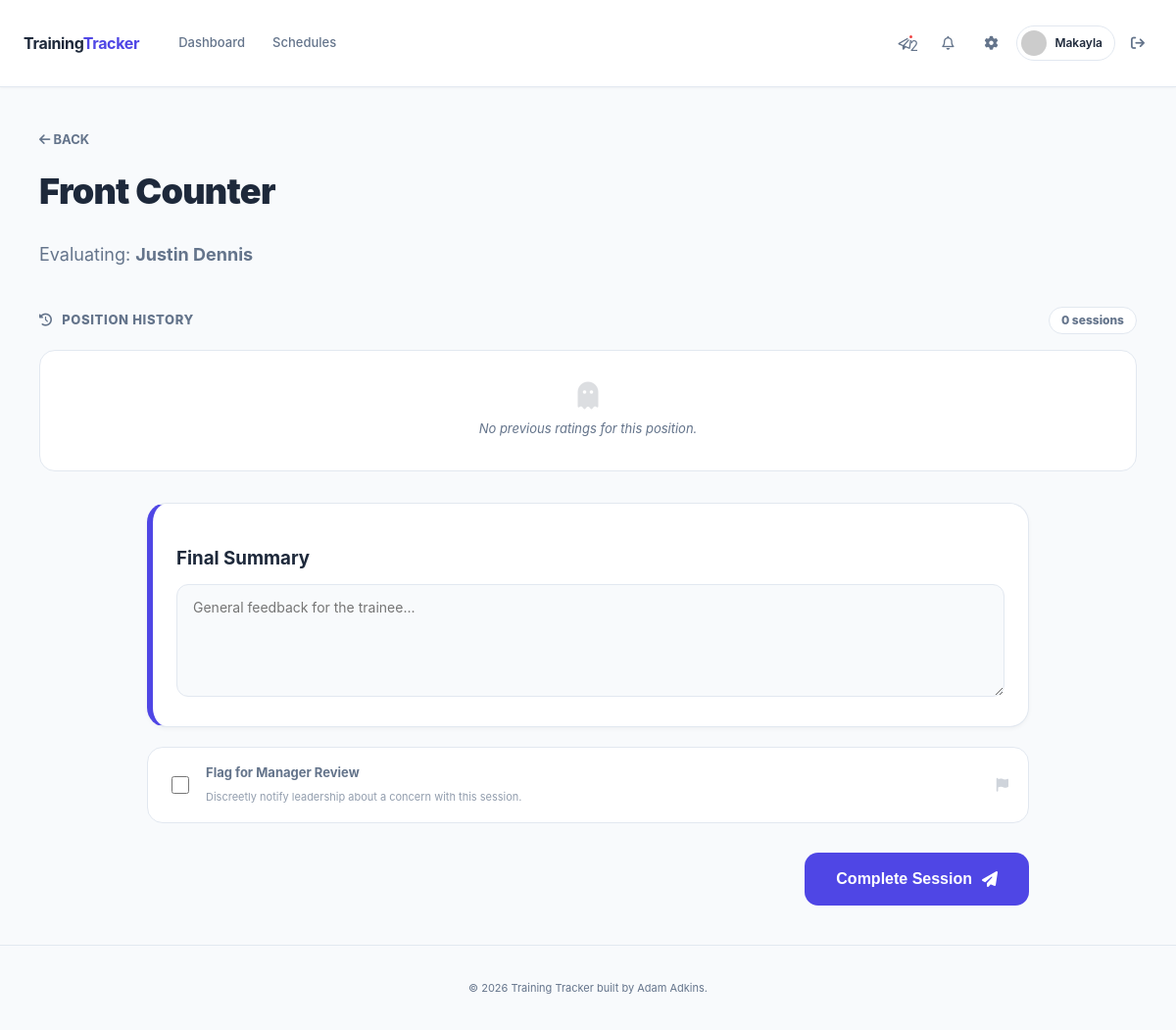
Page /employee/sessions/26 (signed in) on the committed database.
### app/models.py (models this page shows, shortened)
class Employee(db.Model):
    __tablename__ = "employees"
    id = db.Column(db.Integer, primary_key=True)
    first_name = db.Column(db.String(80), nullable=False)
    last_name = db.Column(db.String(80), nullable=False)
    role = db.Column(db.String(20), nullable=False, default="trainee")
    status = db.Column(db.String(20), nullable=False, default="active")
    start_date = db.Column(db.Date, nullable=True)
    location_id = db.Column(db.Integer, db.ForeignKey("locations.id"), nullable=True)
    graduated_at = db.Column(db.DateTime, nullable=True)  # When manager marked trainee as graduated (offboarding)
    current_roadmap_id = db.Column(db.Integer, db.ForeignKey("training_roadmaps.id"), nullable=True)
    created_at = db.Column(db.DateTime, default=lambda: datetime.now(timezone.utc), nullable=False)
    active_roadmap = db.relationship("TrainingRoadmap", foreign_keys=[current_roadmap_id], backref="trainees")
    locations = db.relationship(
        "Location",
        secondary=employee_locations,
        backref=db.backref("roster_employees", lazy="dynamic"),
        lazy="dynamic",
    )
    def avatar(self, size=128):
        email = self.user_account.email.lower().encode('utf-8') if self.user_account else b"none"
        digest = hashlib.md5(email).hexdigest()
        return f'https://www.gravatar.com/avatar/{digest}?d=identicon&s={size}'

class Position(db.Model):
    __tablename__ = "positions"
    id = db.Column(db.Integer, primary_key=True)
    name = db.Column(db.String(120), unique=True, nullable=False)
    active = db.Column(db.Boolean, default=True, nullable=False)
    location_id = db.Column(db.Integer, db.ForeignKey("locations.id"), nullable=True)
    created_at = db.Column(db.DateTime, default=lambda: datetime.now(timezone.utc), nullable=False)
    descriptors = db.relationship("PositionDescriptor", backref="position", cascade="all, delete-orphan")
    location = db.relationship("Location", backref="positions")

### app/routes/employee.py (the view, shortened to what this page needs)
@employee_bp.route('/sessions/<int:session_id>')
@login_required
def session_rating(session_id):
    session = TrainingSession.query.get_or_404(session_id)
    if current_user.role != 'manager' and session.is_locked:
        flash("Assignment details are hidden until the session starts.", "info")
        return redirect(url_for('employee.weekly_schedule', schedule_id=session.schedule_id))
    is_trainee = (current_user.employee_id == session.trainee_employee_id)
    if session.is_future and not is_trainee and current_user.role != 'manager':
        flash("You cannot open this session until the scheduled start time.", "warning")
        return redirect(url_for('employee.weekly_schedule', schedule_id=session.schedule_id))
    is_staff = current_user.role in ['trainer', 'manager']
    is_involved = (current_user.employee_id == session.trainee_employee_id) or \
                  (current_user.employee_id == session.trainer_employee_id)
    if not (is_staff or is_involved):
        abort(403)
    descriptors = PositionDescriptor.query.filter_by(position_id=session.position_id, active=True).all()
    history = TrainingSession.query.filter_by(
        trainee_employee_id=session.trainee_employee_id,
        position_id=session.position_id
    ).filter(TrainingSession.completed_at.isnot(None)).order_by(TrainingSession.completed_at.desc()).all()
    system_settings = SystemSettings.query.first()
    default_scale = system_settings.default_rating_scale if system_settings is not None else 5
    if default_scale not in (0, 5, 10):
        default_scale = 5
    current_scale_max = 10 if default_scale == 0 else default_scale
    rating_style = "legacy" if default_scale == 0 else "numeric"
    scale_max = getattr(session, "rating_scale_used", None) or current_scale_max
    require_signoff = getattr(system_settings, 'require_digital_signoff', False) if system_settings else False
    require_notes = getattr(system_settings, 'require_completion_notes', False) if system_settings else False
    return render_template(
        "session_rating.html",
        session=session, descriptors=descriptors, history=history,
        scale_max=current_scale_max, rating_style=rating_style,
        require_notes=require_notes
    )

### app/templates/session_rating.html (shortened to what this page needs)
{% extends "base.html" %}
{% block content %}
<div class="rating-wrapper">
    <div class="header-section" style="margin-bottom: 40px; max-width: 1400px; margin-left: auto; margin-right: auto;">
        <a href="javascript:history.back()" style="color: var(--text-muted); text-decoration: none; font-weight: 700; font-size: 13px;">
            <i class="fa-solid fa-arrow-left"></i> BACK
        </a>
        <h1 style="font-size: 36px; font-weight: 900; margin-top: 15px; color: var(--text-main); letter-spacing: -0.02em;">{{ session.position.name }}</h1>
        <p style="color: var(--text-muted); font-size: 18px;">Evaluating: <b>{{ session.trainee.first_name }} {{ session.trainee.last_name }}</b></p>
    </div>
    <div class="history-strip">
        <div class="history-strip-header">
            <h3><i class="fa-solid fa-clock-rotate-left" style="margin-right: 6px;"></i> Position History</h3>
            <span>{{ history|length }} session{{ 's' if history|length != 1 else '' }}</span>
        </div>
        {% if history %}
        <div class="history-scroll">
            {% for h in history %}
            <a href="{{ url_for('employee.session_rating', session_id=h.id) }}" class="hist-card">
                <div style="display: flex; justify-content: space-between; align-items: center; margin-bottom: 6px;">
                    <span style="font-size: 13px; font-weight: 800; color: var(--text-main);">{{ h.session_date.strftime('%b %d') }}</span>
                    {% set scores = h.ratings|map(attribute='rating_value')|list %}
                    {% set avg = (scores|sum / scores|length)|round(1) if scores else 0 %}
                    <span class="hist-score {{ 'score-high' if avg >= 4 else 'score-med' if avg >= 3 else 'score-low' }}">
                        {{ avg }}
                    </span>
                </div>
                <div style="font-size: 11px; color: var(--text-muted); font-weight: 600; display: flex; justify-content: space-between; align-items: center;">
                    <span>Trainer: {{ h.trainer.first_name }}</span>
                    <span style="color: var(--primary); font-size: 10px; font-weight: 800;">VIEW <i class="fa-solid fa-chevron-right" style="font-size: 8px;"></i></span>
                </div>
                {% if h.overall_notes %}
                <div class="hist-notes">"{{ h.overall_notes | truncate(80, True, '...') }}"</div>
                {% endif %}
            </a>
            {% endfor %}
        </div>
        {% else %}
        <div class="history-empty">
            <i class="fa-solid fa-ghost" style="font-size: 28px; opacity: 0.15; margin-bottom: 10px; display: block;"></i>
            <p style="font-size: 13px; color: var(--text-muted); font-style: italic; margin: 0;">No previous ratings for this position.</p>
        </div>
        {% endif %}
    </div>
    <form method="POST" action="{{ url_for('employee.session_submit_rating', session_id=session.id) }}">
        <div class="rating-grid">
            <div class="form-column">
                <div class="criteria-card" style="border-left: 6px solid var(--primary);">
                    <h3 style="margin-bottom: 12px; color: var(--text-main);">Final Summary{% if require_notes %} <span style="color: #ef4444; font-size: 12px; font-weight: 600;">(Required)</span>{% endif %}</h3>
                    <textarea name="overall_notes" class="comment-input" rows="5" {% if require_notes %}required{% endif %} placeholder="General feedback for the trainee..."></textarea>
                </div>
                <div id="flagSection" style="margin-top: 20px; background: var(--bg-card); border: 1px solid var(--border); border-radius: 16px; overflow: hidden;">
                    <label style="display: flex; align-items: center; gap: 14px; padding: 16px 20px; cursor: pointer; user-select: none;">
                        <input type="checkbox" id="flagToggle" name="flagged" value="1" style="width: 18px; height: 18px; accent-color: #64748b; flex-shrink: 0;">
                        <div style="flex: 1; min-width: 0;">
                            <span style="font-size: 13px; font-weight: 700; color: var(--text-muted); display: block;">Flag for Manager Review</span>
                            <span style="font-size: 11px; color: var(--text-muted); opacity: 0.7;">Discreetly notify leadership about a concern with this session.</span>
                        </div>
                        <i class="fa-solid fa-flag" style="color: var(--text-muted); opacity: 0.3; font-size: 14px;"></i>
                    </label>
                </div>
                <div style="text-align: right; margin-top: 30px;">
                    <button type="submit" id="submitBtn" class="btn-submit-main">Complete Session <i class="fa-solid fa-paper-plane"></i></button>
                </div>
            </div>
        </div>
    </form>
</div>
{% endblock %}

### app/templates/base.html (shortened to what this page needs)
<!DOCTYPE html>
<html lang="en">
<head>
    <link rel="stylesheet" href="{{ url_for('static', filename='style.css') }}">
    <link rel="stylesheet" href="https://cdnjs.cloudflare.com/ajax/libs/font-awesome/6.4.0/css/all.min.css">
</head>
<body class="{% block body_class %}{% endblock %}">
<header class="main-header">
    <div class="container nav-split">
        <div class="nav-group">
            <a href="{{ url_for('manager.dashboard') if current_user.is_authenticated and current_user.role == 'manager' else url_for('employee.dashboard') }}" class="brand-logo">
                <span>Training<b>Tracker</b></span>
            </a>
            <div class="nav-content" id="navContent">
                {% if current_user.is_authenticated %}
                <nav class="nav-links">
                    {% if current_user.role == 'manager' %}
                    <a href="{{ url_for('manager.employees_list') }}" data-tutorial="staff" class="{{ 'active' if 'employee' in request.endpoint else '' }}">People</a>
                    <a href="{{ url_for('manager.positions_list') }}" data-tutorial="positions" class="{{ 'active' if 'position' in request.endpoint else '' }}">Positions</a>
                    <a href="{{ url_for('manager.roadmaps_list') }}" data-tutorial="roadmaps" class="{{ 'active' if 'roadmap' in request.endpoint and request.endpoint not in ['manager.roadmap_smart_builder', 'manager.smart_builder_build'] else '' }}">Roadmaps</a>
                    <a href="{{ url_for('manager.dayparts_list') }}" data-tutorial="dayparts" class="{{ 'active' if 'daypart' in request.endpoint else '' }}">Dayparts</a>
                    <a href="{{ url_for('manager.locations_list') }}" data-tutorial="locations" class="{{ 'active' if 'location' in request.endpoint else '' }}">Locations</a>
                    <a href="{{ url_for('manager.schedules_list') }}" data-tutorial="schedule" class="{{ 'active' if 'schedule' in request.endpoint or request.endpoint in ['manager.roadmap_smart_builder', 'manager.smart_builder_build'] else '' }}">Schedules</a>
                    {% else %}
                    <a href="{{ url_for('employee.dashboard') }}" data-tutorial="dashboard" class="{{ 'active' if 'dashboard' in request.endpoint else '' }}">Dashboard</a>
                    <a href="{{ url_for('employee.schedules_list') }}" data-tutorial="schedule" class="{{ 'active' if 'schedule' in request.endpoint else '' }}">Schedules</a>
                    {% endif %}
                </nav>
                <div class="nav-actions">
                    <div class="user-profile">
                        {% if g.system_settings and not g.system_settings.dm_enabled %}
                        <div class="notif-btn disabled" title="Messaging Disabled"><i class="fa-regular fa-paper-plane"></i></div>
                        {% else %}
                        <a href="{{ url_for('messages.inbox') }}" data-tutorial="messages" class="notif-btn {{ 'active' if 'messages' in request.endpoint else '' }}">
                            <i class="fa-regular fa-paper-plane"></i>
                            <span id="msg-badge" class="nav-badge" style="display:none;"></span>
                        </a>
                        {% endif %}
                        <a href="{{ url_for('employee.notifications') }}" data-tutorial="notifications" class="notif-btn {{ 'active' if 'notification' in request.endpoint else '' }}">
                            <i class="fa-regular fa-bell"></i>
                        </a>
                        <a href="{{ url_for('manager.settings') }}" data-tutorial="settings" class="notif-btn {{ 'active' if 'settings' in request.endpoint else '' }}">
                            <i class="fa-solid fa-gear"></i>
                        </a>
                        <a href="{{ url_for('manager.employee_detail', employee_id=current_user.employee_id, back=request.path) }}" class="profile-pill-link">
                            <div class="pill-container">
                                <img src="{{ current_user.employee.avatar(26) }}" class="nav-avatar">
                                <span class="user-name-nav">{{ current_user.employee.first_name }}</span>
                            </div>
                        </a>
                        <a href="{{ url_for('auth.logout') }}" class="btn-logout-icon" title="Sign Out">
                            <i class="fa-solid fa-arrow-right-from-bracket"></i>
                        </a>
                    </div>
                </div>
                {% endif %}
            </div>
        </div>
    </div>
</header>
<main class="container py-xl fade-in-up">
    {% block content %}{% endblock %}
</main>
<footer class="site-footer">
    <p>&copy; 2026 Training Tracker built by Adam Adkins.</p>
</footer>
</body>
</html>

### rows in the picture
Employee: employee.first_name "Makayla"
Position: position.name "Front Counter"
Employee: trainee.first_name "Justin", trainee.last_name "Dennis"

### other values in the picture
{{ history|length }} "0"
{{ 's' if history|length != 1 else '' }} "s"
